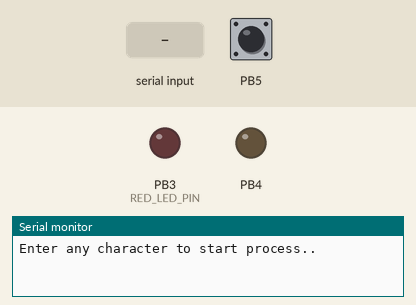
Bench run of a sketch on a simulated ATtiny85, built with avr-gcc and run on an emulated ATtiny85. Parts: output pins drawn as LEDs (lit = HIGH), the last lines printed to the serial monitor. Inputs (shaded band) come from the test bench; at power-on: PB5 HIGH.

Above: at 1.2 s.
1.3 s: "1" received over Serial
At 3.2 s:
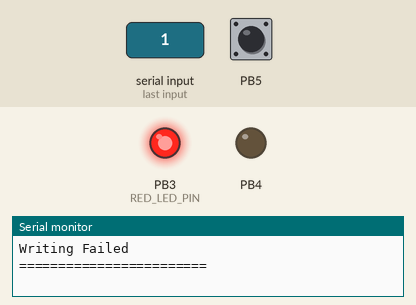
4.3 s: PB5 pulled LOW for 0.15 s
At 10.75 s:
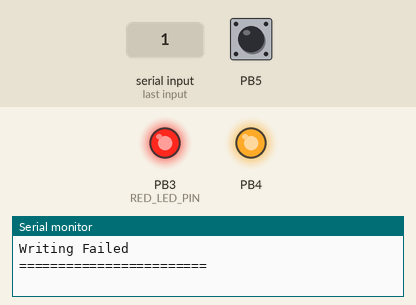
Timing chart, 0 to 13.4 s (numbered marks = the images above; inputs shaded):
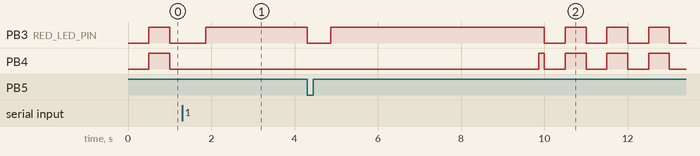

The sketch:

HVProgrammer.ino
```cpp
// AVR High-voltage Serial Fuse Reprogrammer
// Adapted from code and design by Paul Willoughby 03/20/2010
// http://www.rickety.us/2010/03/arduino-avr-high-voltage-serial-programmer/
// Fuse Calc:
// http://www.engbedded.com/fusecalc/

#define RST 8 // Output to level shifter for !RESET from transistor
#define SCI 13 // Target Clock Input
#define SDO 12 // Target Data Output
#define SII 11 // Target Instruction Input
#define SDI 10 // Target Data Input
#define VCC 9 // Target VCC

#define HFUSE 0x747C
#define LFUSE 0x646C
#define EFUSE 0x666E

// Define ATTiny series signatures
#define ATTINY13 0x9007 // L: 0x6A, H: 0xFF 8 pin
#define ATTINY24 0x910B // L: 0x62, H: 0xDF, E: 0xFF 14 pin
#define ATTINY25 0x9108 // L: 0x62, H: 0xDF, E: 0xFF 8 pin
#define ATTINY44 0x9207 // L: 0x62, H: 0xDF, E: 0xFFF 14 pin
#define ATTINY45 0x9206 // L: 0x62, H: 0xDF, E: 0xFF 8 pin
#define ATTINY84 0x930C // L: 0x62, H: 0xDF, E: 0xFFF 14 pin
#define ATTINY85 0x930B // L: 0x62, H: 0xDF, E: 0xFF 8 pin

#define RED_LED_PIN 3
#define BUTTON_PIN A0
#define GREEN_LED_PIN A2

int oldButtonRead;
long buttonPressedTimestamp;
long ledFlashReadyTimestamp;
long readingTimestamp;

void setup() {

  buttonPressedTimestamp = 0;
  ledFlashReadyTimestamp = 0;
  readingTimestamp = 0;

  buttonPressedTimestamp = millis();

  pinMode(RED_LED_PIN, OUTPUT);
  pinMode(GREEN_LED_PIN, OUTPUT);
  pinMode(BUTTON_PIN, INPUT_PULLUP);

  pinMode(VCC, OUTPUT);
  pinMode(RST, OUTPUT);
  pinMode(SDI, OUTPUT);
  pinMode(SII, OUTPUT);
  pinMode(SCI, OUTPUT);
  pinMode(SDO, OUTPUT); // Configured as input when in programming mode
  digitalWrite(RST, HIGH); // Level shifter is inverting, this shuts off 12V
  Serial.begin(19200);
  Serial.println("Code is modified by Rik. Visit riktronics.wordpress.com and electronics-lab.com for more projects");
  Serial.println("-------------------------------------------------------------------------------------------------");
  Serial.println("Enter any character to start process..");
}


void loop() {

  bool buttonPressed = false;

  int buttonRead = digitalRead(BUTTON_PIN);
  if (!buttonRead && oldButtonRead && (millis() - buttonPressedTimestamp) > 2000) //Every 2s it could be pressed
  {
    buttonPressed = true;
    buttonPressedTimestamp = millis();
  }
  oldButtonRead = buttonRead;

  if(readingTimestamp == 0 || (millis() - readingTimestamp > 5000)) //Wait 5sec from last flash for flashing leds
  {
    if(millis() % 1000 > 500)
    {
      digitalWrite(RED_LED_PIN, HIGH);
      digitalWrite(GREEN_LED_PIN, HIGH);
    }
    else
    {
      digitalWrite(RED_LED_PIN, LOW);
      digitalWrite(GREEN_LED_PIN, LOW);
    }
  }


  if (Serial.available() > 0 || buttonPressed) {
    Serial.read();

    Serial.println();
    Serial.println("========================");

    digitalWrite(RED_LED_PIN, LOW);
    digitalWrite(GREEN_LED_PIN, LOW);
    delay(500);

    Serial.println("Started the fuse writing");

    pinMode(SDO, OUTPUT); // Set SDO to output
    digitalWrite(SDI, LOW);
    digitalWrite(SII, LOW);
    digitalWrite(SDO, LOW);
    digitalWrite(RST, HIGH); // 12v Off
    digitalWrite(VCC, HIGH); // Vcc On
    delayMicroseconds(20);
    digitalWrite(RST, LOW); // 12v On
    delayMicroseconds(10);
    pinMode(SDO, INPUT); // Set SDO to input
    delayMicroseconds(300);

    Serial.print("Reading signature ... ");
    unsigned int sig = readSignature();
    Serial.println(sig, HEX);

    Serial.print("BEFORE => ");
    readFuses();

    bool signatureValid = false;
    if (sig == ATTINY13)
    {
      Serial.println("ATtiny13/ATtiny13A detected");

      Serial.println("Writing fuses L_FUSE: 6A, H_FUSE: FF");
      writeFuse(LFUSE, 0x6A);
      writeFuse(HFUSE, 0xFF);

      digitalWrite(GREEN_LED_PIN, HIGH);
    }
    else if (sig == ATTINY24 || sig == ATTINY44 || sig == ATTINY84 ||sig == ATTINY25 || sig == ATTINY45 || sig == ATTINY85)
    {
      signatureValid = true;

      Serial.print("ATtiny");
      if (sig == ATTINY24) Serial.println("24");
      else if (sig == ATTINY44) Serial.print("44");
      else if (sig == ATTINY84) Serial.print("84");
      else if (sig == ATTINY25) Serial.print("25");
      else if (sig == ATTINY45) Serial.print("45");
      else if (sig == ATTINY85) Serial.print("85");
      Serial.println(" detected");

      Serial.println("Writing fuses L_FUSE: 62, H_FUSE: DF, E_FUSE: 0xFF");
      writeFuse(LFUSE, 0x62);
      writeFuse(HFUSE, 0xDF);
      writeFuse(EFUSE, 0xFF);
    }

    Serial.print("AFTER => ");
    readFuses();

    digitalWrite(SCI, LOW);
    digitalWrite(VCC, LOW); // Vcc Off
    digitalWrite(RST, HIGH); // 12v Off

    if(signatureValid)
    {
      digitalWrite(GREEN_LED_PIN, HIGH);
      Serial.println("Writing Successful");
    }
    else
    {
      digitalWrite(RED_LED_PIN, HIGH);
      Serial.println("Writing Failed");
    }

    readingTimestamp = millis();

    Serial.println("========================");
    Serial.println();
  }
}

byte shiftOut (byte val1, byte val2) {
  int inBits = 0;
  //Wait until SDO goes high

  int timeout = 0;
  while (!digitalRead(SDO))
  {
    delayMicroseconds(5);
    if(++timeout > 200) //100 is 5us x 200 => 1ms
    {
        return 0xFF;
    }
  }

  unsigned int dout = (unsigned int) val1 << 2;
  unsigned int iout = (unsigned int) val2 << 2;
  for (int ii = 10; ii >= 0; ii--) {
    digitalWrite(SDI, !!(dout & (1 << ii)));
    digitalWrite(SII, !!(iout & (1 << ii)));
    inBits <<= 1; inBits |= digitalRead(SDO);
    digitalWrite(SCI, HIGH);
    digitalWrite(SCI, LOW);
  }
  return inBits >> 2;
}

void writeFuse (unsigned int fuse, byte val)
{
  shiftOut(0x40, 0x4C);
  shiftOut( val, 0x2C);
  shiftOut(0x00, (byte) (fuse >> 8));
  shiftOut(0x00, (byte) fuse);
}

void readFuses () {

  Serial.print("Reading fuses ... ");

  byte val;
  shiftOut(0x04, 0x4C); // LFuse
  shiftOut(0x00, 0x68);
  val = shiftOut(0x00, 0x6C);
  Serial.print("LFuse: ");Serial.print(val, HEX);

  shiftOut(0x04, 0x4C); // HFuse
  shiftOut(0x00, 0x7A);
  val = shiftOut(0x00, 0x7E);
  Serial.print(", HFuse: ");Serial.print(val, HEX);

  shiftOut(0x04, 0x4C); // EFuse
  shiftOut(0x00, 0x6A);
  val = shiftOut(0x00, 0x6E);
  Serial.print(", EFuse: "); Serial.println(val, HEX);
}

unsigned int readSignature () {
  unsigned int sig = 0;
  byte val;
  for (int ii = 1; ii < 3; ii++) {
    shiftOut(0x08, 0x4C);
    shiftOut( ii, 0x0C);
    shiftOut(0x00, 0x68);
    val = shiftOut(0x00, 0x6C);
    sig = (sig << 8) + val;
  }
  return sig;
}
```

Measured:
- after the input at 1.3 s, PB4: stops changing and stays LOW
